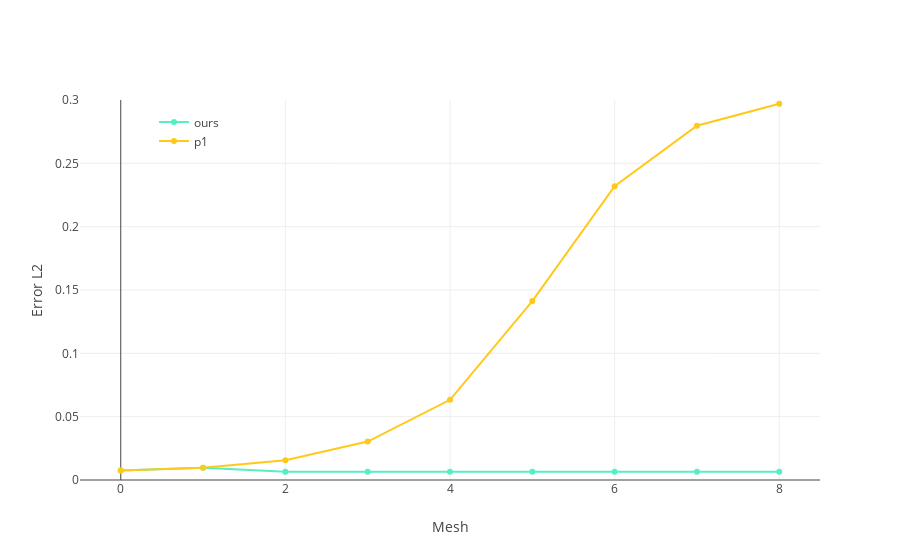

The cell this chart's notebook holds for it:
### Code cell
plot_data = [get_plot_trace(total_errors, "ours"), get_plot_trace(total_errors, "p1")]

layout = go.Layout(
    legend=dict(x=0.1, y=0.98),
    xaxis=dict(
        title="Mesh",
        nticks=5,
        ),
    yaxis=dict(
        title="Error L2",
        range=[0.0, 0.3]
    ),
    hovermode='closest')

fig = go.Figure(data=plot_data, layout=layout)
plotly.iplot(fig)

### Figure 1 — Plotly figure (JSON) as saved in the notebook; plotly's stock layout.template omitted (floating-point values rounded to 4 significant figures)
{"data": [{"line": {"color": "rgb(85, 239, 196)"}, "marker": {"size": 6, "symbol": "circle"}, "mode": "lines+markers", "name": "ours", "type": "scatter", "uid": "57045aff-26d6-4bec-b93e-40018db9e3b1", "x": [0, 1, 2, 3, 4, 5, 6, 7, 8], "y": [0.007582, 0.009592, 0.006571, 0.006525, 0.006526, 0.006524, 0.006525, 0.006526, 0.006526]}, {"line": {"color": "rgb(255, 201, 26)"}, "marker": {"size": 6, "symbol": "circle"}, "mode": "lines+markers", "name": "p1", "type": "scatter", "uid": "20f13bb1-2fc6-4199-bb3f-80015929201a", "x": [0, 1, 2, 3, 4, 5, 6, 7, 8], "y": [0.007582, 0.009592, 0.0156, 0.03034, 0.06333, 0.1413, 0.2319, 0.2797, 0.2971]}], "layout": {"hovermode": "closest", "legend": {"x": 0.1, "y": 0.98}, "xaxis": {"nticks": 5, "title": "Mesh"}, "yaxis": {"range": [0, 0.3], "title": "Error L2"}}}
